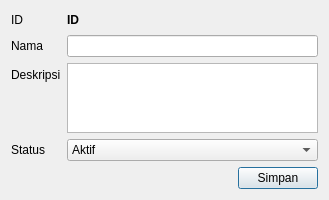
<?xml version="1.0" encoding="UTF-8"?>
<ui version="4.0">
 <class>KategoriProdukDialog</class>
 <widget class="QDialog" name="KategoriProdukDialog">
  <property name="geometry">
   <rect>
    <x>0</x>
    <y>0</y>
    <width>329</width>
    <height>200</height>
   </rect>
  </property>
  <property name="windowTitle">
   <string>Kategori Produk</string>
  </property>
  <layout class="QVBoxLayout" name="verticalLayout">
   <item>
    <layout class="QFormLayout" name="formLayout">
     <item row="0" column="0">
      <widget class="QLabel" name="label">
       <property name="text">
        <string>ID</string>
       </property>
      </widget>
     </item>
     <item row="0" column="1">
      <widget class="QLabel" name="IDLabel">
       <property name="font">
        <font>
         <bold>true</bold>
        </font>
       </property>
       <property name="text">
        <string>ID</string>
       </property>
      </widget>
     </item>
     <item row="1" column="0">
      <widget class="QLabel" name="label_3">
       <property name="text">
        <string>Nama</string>
       </property>
      </widget>
     </item>
     <item row="1" column="1">
      <widget class="QLineEdit" name="nameLineEdit"/>
     </item>
     <item row="2" column="0">
      <widget class="QLabel" name="label_4">
       <property name="text">
        <string>Deskripsi</string>
       </property>
      </widget>
     </item>
     <item row="2" column="1">
      <widget class="QTextEdit" name="deskripsiPlainText">
       <property name="maximumSize">
        <size>
         <width>16777215</width>
         <height>70</height>
        </size>
       </property>
       <property name="tabChangesFocus">
        <bool>true</bool>
       </property>
      </widget>
     </item>
     <item row="3" column="0">
      <widget class="QLabel" name="label_5">
       <property name="text">
        <string>Status</string>
       </property>
      </widget>
     </item>
     <item row="3" column="1">
      <widget class="QComboBox" name="statusComboBox">
       <property name="currentIndex">
        <number>1</number>
       </property>
       <item>
        <property name="text">
         <string>Non Aktif</string>
        </property>
       </item>
       <item>
        <property name="text">
         <string>Aktif</string>
        </property>
       </item>
      </widget>
     </item>
    </layout>
   </item>
   <item>
    <layout class="QHBoxLayout" name="horizontalLayout">
     <item>
      <spacer name="horizontalSpacer">
       <property name="orientation">
        <enum>Qt::Orientation::Horizontal</enum>
       </property>
       <property name="sizeHint" stdset="0">
        <size>
         <width>40</width>
         <height>20</height>
        </size>
       </property>
      </spacer>
     </item>
     <item>
      <widget class="QPushButton" name="simpanButton">
       <property name="text">
        <string>Simpan</string>
       </property>
      </widget>
     </item>
    </layout>
   </item>
  </layout>
 </widget>
 <tabstops>
  <tabstop>nameLineEdit</tabstop>
  <tabstop>deskripsiPlainText</tabstop>
  <tabstop>statusComboBox</tabstop>
  <tabstop>simpanButton</tabstop>
 </tabstops>
 <resources/>
 <connections/>
</ui>
